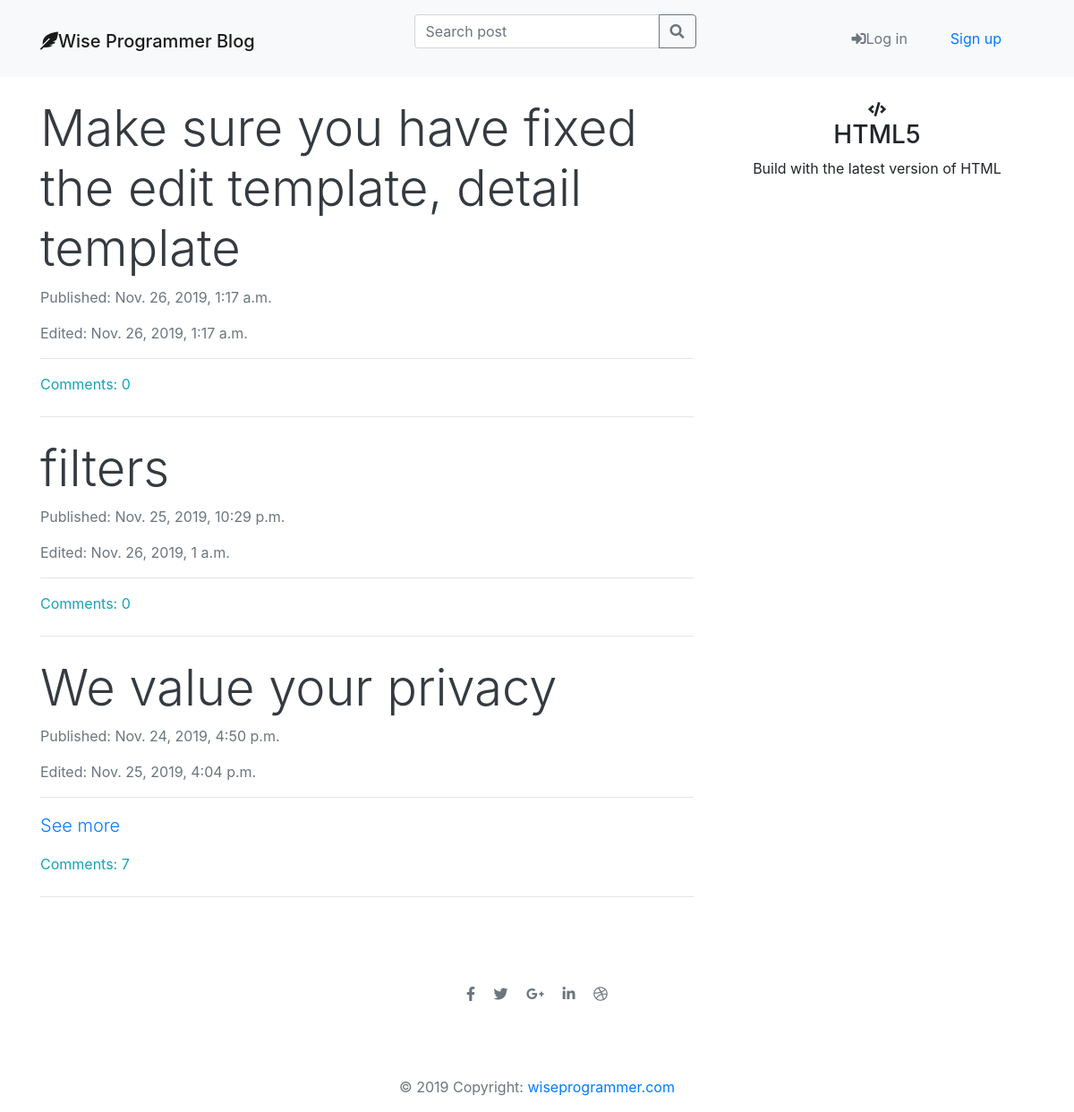
The app's page /, older data.
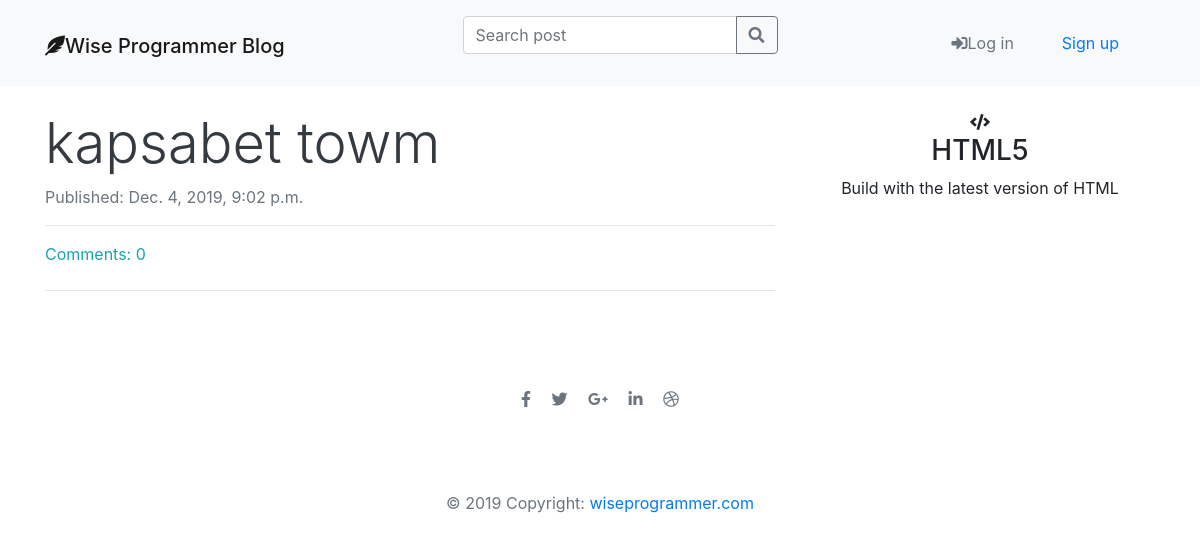
The same page, newer data.
### blog/models.py (models this page shows, shortened)
class Post(models.Model):
    author = models.ForeignKey('auth.User', on_delete=models.CASCADE)
    title = models.CharField(max_length=10000)
    text = models.TextField()
    created_date = models.DateTimeField(default=timezone.now)
    published_date = models.DateTimeField(blank=True, null=True)
    edited_date = models.DateTimeField(blank=True, null=True)
    def approved_comments(self):
        return self.comments.filter(approved=True)

### blog/views.py (the view)
# urls.py: path('', views.post_list, name='post_list'),
def post_list(request):
    posts = Post.objects.filter(
        published_date__lte=timezone.now()).order_by('-published_date')
    posts_count = str(posts.count())
    stuff_for_frontend = {'posts': posts, 'posts_count': posts_count, }
    return render(request, 'blog/post_list.html', stuff_for_frontend)

### blog/templatetags/markdownify.py (called while the page is built)
@register.filter
def markdown(value):
    renderer = HighlightRenderer()
    markdown = mistune.Markdown(renderer=renderer)
    return markdown(value)

### blog/templates/blog/post_list.html (shortened to what this page needs)
{% extends 'blog/base.html' %}
{% load markdownify %}
{% block mainnav %}
    {% include "navbar.html" %}
{% endblock %}
{% block content%}
<div class="col-xs-12 col-sm-10 col-md-8">
  {% if not posts %}
  <div class="text-center text-muted my-4">
    <i class="fas fa-sad-tear fa-8x"></i>
    <h1 class="display-4 ">Sorry no posts.</h1>
    <a class="btn btn-outline-secondary" href="{% url 'post_new' %}">Add post</a>
  </div>
  <hr class="my-4">
  {% else %}
  {% for post in posts %}
<a class="text-decoration-none text-dark" href="{% url 'post_detail' pk=post.pk %}"><h1 class="display-4">{{ post.title }}</h1></a>
  <p class="text-muted"> Published: {{ post.published_date }}</p>
  {% if post.edited_date%}
  <p class="text-muted"> Edited: {{ post.edited_date }} </p>
  {% endif%}
  <hr>
  <p class="lead" id="post_body" value="{{ post.text}}">
    {% if post.text|length > 200 %}
    <a href="{%url 'post_detail' pk=post.pk%}">See more</a>
  {% endif %}
  </p>
  <a class="text-info" href="{% url 'post_detail' pk=post.pk%}">Comments: {{ post.approved_comments.count }}</a>
<hr class="my-4">
  {% endfor %}
  {% endif %}
</div>
<div class="col-xs-12 col-sm-6 col-md-4 text-center">
  <i class="fas fa-code"></i>
    <h3>HTML5</h3>
    <P>Build with the latest version of HTML</P>
  </div>
</div>
{% endblock %}

### blog/templates/blog/base.html (shortened to what this page needs)
{% load staticfiles %}
<!DOCTYPE html>
<html lang="en">
  <head>
    <link rel="stylesheet" href="https://cdnjs.cloudflare.com/ajax/libs/font-awesome/5.11.2/css/all.css" />
    <link href="https://cdnjs.cloudflare.com/ajax/libs/twitter-bootstrap/4.3.1/css/bootstrap.min.css" rel="stylesheet">
    <link rel="stylesheet" href="{% static 'styles/blog.css' %}" />
  </head>
  <body>
    {% block mainnav %}{% endblock %}
    <div class="container mb-4">
      <div class="row">
      {% block content %}{% endblock %}
      </div>
    <footer class=" container-fluid padding bd-footer text-muted">
      <div class="container-fluid p-3 p-md-5">
        <ul class="list-unstyled list-inline text-center">
          <li class="list-inline-item">
           <a class="btn-floating btn-fb mx-1">
              <i class="fab fa-facebook-f"> </i>
           </a>
          </li>
          <li class="list-inline-item">
            <a class="btn-floating btn-tw mx-1">
              <i class="fab fa-twitter"> </i>
            </a>
          </li>
          <li class="list-inline-item">
            <a class="btn-floating btn-gplus mx-1">
              <i class="fab fa-google-plus-g"> </i>
            </a>
          </li>
          <li class="list-inline-item">
            <a class="btn-floating btn-li mx-1">
              <i class="fab fa-linkedin-in"> </i>
            </a>
          </li>
          <li class="list-inline-item">
            <a class="btn-floating btn-dribbble mx-1">
              <i class="fab fa-dribbble"> </i>
            </a>
          </li>
        </ul>
      </div>
      <div class="footer-copyright text-center py-3">© 2019 Copyright:
        <a href="#"> wiseprogrammer.com</a>
      </div>
    </footer>
  </body>
</html>

### blog/templates/navbar.html (shortened to what this page needs)
<nav class="navbar navbar-expand-lg bg-light navbar-light sticky-top mb-4">
      <div class="container">
        <div class="navbar-header">
          <h1> <a class="navbar-brand" href="{% url 'post_list'%}"><i class="fas fa-feather-alt"></i>Wise Programmer Blog</a> </h1>
        </div>
        <div class="collapse navbar-collapse" id="collapsibleNavbar">
          <ul class="nav navbar-nav ml-auto">
            <form method="get" action="{%url 'search' %}" class="form-inline my-2  ">
              <div class="input-group mb-3">
                <input type="search" name="query" class="form-control" placeholder="Search post" aria-label="Search post" aria-describedby="basic-addon2" >
                <div class="input-group-append">
                  <button class="btn btn-outline-secondary" type="submit" >
                    <i class="fas fa-search"></i>
                  </button>
                </div>
              </div>
            </form>
          </ul>
        </div>
        <div class="collapse navbar-collapse " id="collapsibleNavbar">
          <ul class="nav navbar-nav ml-auto">
            {% if user.is_authenticated %}
            <li class="nav-item">
              <a class="nav-link" href="{% url 'post_new'%}"><i class="fa fa-plus">Add post</i></a>
            </li>
            <li class="nav-item">
              <a class="nav-link" href="{% url 'post_draft_list' %}"><i class="fas fa-pencil-ruler fa">view drafts</i></a>
            </li>
            <li class="nav-item dropdown">
              <a class="nav-link dropdown-toggle" href="#" id="navbarDropdown" role="button" data-toggle="dropdown" aria-haspopup="true" aria-expanded="false">{{ user.username}}</a>
              <div class="dropdown-menu dropdown-menu-right" aria-labelledby="navbarDropdown">
                <a class="nav-link btn-outline-light" href="{% url 'profile'%}"><i class="far fa-user ">Profile</i></a>
                <a class="nav-link" href="{% url 'password_change'%}">Change password</a>
                <div class="dropdown-divider"></div>
                <a class="nav-link btn-outline-danger" href="{% url 'logout'%}"><i class="fas fa-sign-out-alt fa"></i>Log out</a>
              </div>
            </li>
          </ul>
          {% else %}
                <form class="form-inline ">
                  <a class="btn btn-outline-secondary mr-4 " href="{% url 'login'%}" style="border:none;" ><i class="fas fa-sign-in-alt fa"></i>Log in</a>
                  <a class="btn btn-outline-primary mr-4" href="{% url 'signup'%}" style="border:none; ><i class="fas fa-user-plus"></i> Sign up</a>
                </form>
                {% endif %}
        </div>
      </div>
    </nav>

Row changes from the older to the newer data that the page shows:
removed Post: title "Make sure you have fixed the edit template, detail template", published_date "Nov. 26, 2019, 1:17 a.m.", edited_date "Nov. 26, 2019, 1:17 a.m.", approved_comments.count "0"
removed Post: title "filters", published_date "Nov. 25, 2019, 10:29 p.m.", edited_date "Nov. 26, 2019, 1 a.m.", approved_comments.count "0"
removed Post: title "We value your privacy", published_date "Nov. 24, 2019, 4:50 p.m.", edited_date "Nov. 25, 2019, 4:04 p.m.", shows "See more", approved_comments.count "7"
added Post: title "kapsabet towm", published_date "Dec. 4, 2019, 9:02 p.m.", approved_comments.count "0"
